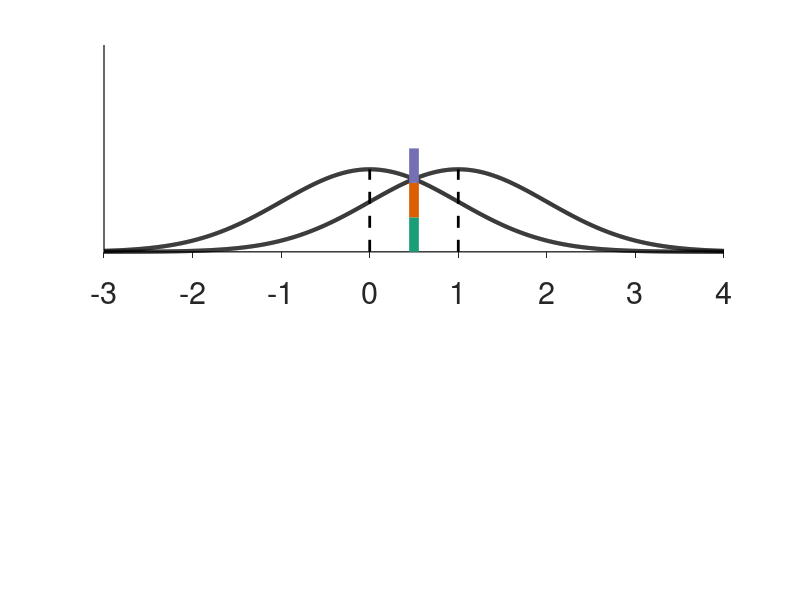

The MATLAB script that drew this image: (Note: this script raises an error after producing the figure.)
%close all

set(0,'DefaultAxesFontSize', 22)
set(0,'DefaultLineLineWidth', 3)

color1 = [27,158,119]./255;
color2 = [217,95,2]./255;
color3 = [117,112,179]./255;

colors = [color3;color1;color2];

%% different things attention could do
% all unatt have same d' and c
ms = [1 1 1];
m_unatt = [2 2 2];%[1 2 sqrt(2)];%[1 1 .75 .5]; % [att unatt1 unatt2 unatt3]

ss = [1 1 1]; %[.5 1 .75 .5];
ss_unatt = [2 2 2];

bs = (ms-0)/2;
bs_unatt = [0.5 1 0.5*sqrt(2)];%[1 1 .75 .5]; % c = .5 for unatt
%bs = [.5 .5 .375 .25]; % c = 0 for unatt
n = numel(ss);

cols = [0 0 0; colors(1:3,:)];

x = linspace(-3,4,1000);
xlims = [-3 4];
ylims = [0 1];

y0 = []; % noise
y = []; % signal

y_unatt = [];
y0_unatt = [];

bline = [];
bline_unatt=[];
for i = 1:n
    y0(:,i) = normpdf(x,0,ss(i));
    y(:,i) = normpdf(x,ms(i),ss(i));
    bline(:,i) = [bs(i) bs(i)];
    
    y0_unatt(:,i) = normpdf(x,0,ss_unatt(i));
    y_unatt(:,i) = normpdf(x,m_unatt(i),ss_unatt(i));
    bline_unatt(:,i) = [bs_unatt(i) bs_unatt(i)];
end


% final - 4 panel
cols = [0 179 0; 102 51 153; 102 51 153]/255;
grey1 = [169,169,169]/255;
figure('InnerPosition',[200 100 600 650])

noiselvl = 0;
for i = 1:2
    switch i 
        case 1
            subplot(2,1,i)
            hold on
            set(gca,'ytick',[])
            ax = gca;

            plot(x,y0(:,1),'LineWidth',3,'Color','k','LineStyle','-')
            plot(x,y(:,1),'LineWidth',3,'Color','k','LineStyle','-')
            plot(bline(:,1),[0 1/6],'LineWidth',7,'Color',color1, 'LineStyle','-')
            plot(bline(:,1),[1/6 2/6],'LineWidth',7,'Color',color2, 'LineStyle','-')
            plot(bline(:,1),[2/6 3/6],'LineWidth',7,'Color',color3, 'LineStyle','-')
            [~,midpt] = max(y0(:,1));
            plot([0,0],[0 y0(midpt,1)],'LineWidth',2,'Color','k', 'LineStyle','--')
            [~,midpt] = max(y(:,1));
            plot([1,1],[0 y(midpt,1)],'LineWidth',2,'Color','k', 'LineStyle','--')   
            set(gca,'TickDir','out','LineWidth',1)
            %plot([-ss(i) 0], normpdf([-ss(i) -ss(i)],0,ss(i)),'LineWidth',3,'Color',cols(i,:))
            xlim(xlims)
            ylim(ylims)

            %// Place axis 2 below the 1st.
            ax1=gca;
            a1Pos = ax1.Position; % position of first axes
            ax2 = axes('Position',[a1Pos(1) a1Pos(2)-.07 a1Pos(3) a1Pos(4)],'Color','none','YTick',[],'YTickLabel',[]);
            %// Adjust bounds for relative "c" scale
            clims = (xlims-1/2)/1;
            xlim(clims)
            ax2.YAxis.Visible = 'off';
            
        case 2
            subplot(2,1,i)
            set(gca,'TickDir','out','LineWidth',1)
            set(gca,'ytick',[])
            hold on
            noiselvl = noiselvl+1;
            plot(x,y0_unatt(:,noiselvl),'LineWidth',3,'Color','k')
            plot(x,y_unatt(:,noiselvl),'LineWidth',3,'Color','k')
            [~,midpt] = max(y0_unatt(:,noiselvl));
            plot([0,0],[0 y0_unatt(midpt,noiselvl)],'LineWidth',2,'Color','k', 'LineStyle','--')
            [~,midpt] = max(y_unatt(:,noiselvl));
            plot([2,2],[0 y_unatt(midpt,noiselvl)],'LineWidth',2,'Color','k', 'LineStyle','--')
            for i_b = 1:3
                hold on
                plot(bline_unatt(:,i_b),ylims,'LineWidth',5,'Color',colors(i_b,:))
            end
            xlim(xlims)
            ylim(ylims)
            
            
            %// Place axis 2 below the 1st.
            ax1=gca;
            a1Pos = ax1.Position; % position of first axes
            ax2 = axes('Position',[a1Pos(1) a1Pos(2)-.07 a1Pos(3) a1Pos(4)],'Color','none','YTick',[],'YTickLabel',[]);
            %// Adjust bounds for relative "c" scale
            clims = (xlims-2/2)/2;
            xlim(clims)
            ax2.YAxis.Visible = 'off';
            
    end
    
    %%
%     subplot(2,3,(i-2)*2+2)
%     hold on
%     plot(x,normpdf(x,0,1),'LineWidth',3,'Color',cols(i,:))
%     plot(x,normpdf(x,1,1),'LineWidth',3,'Color',cols(i,:))
%     plot([.5 .5],ylims,'LineWidth',5,'Color',cols(i,:))
%     set(gca,'TickDir','out','LineWidth',1)
%     plot([-1 0], normpdf([-1 -1],0,1),'LineWidth',3,'Color',cols(i,:))
%     xlim(xlims)
end
%legend('cued','uncued')